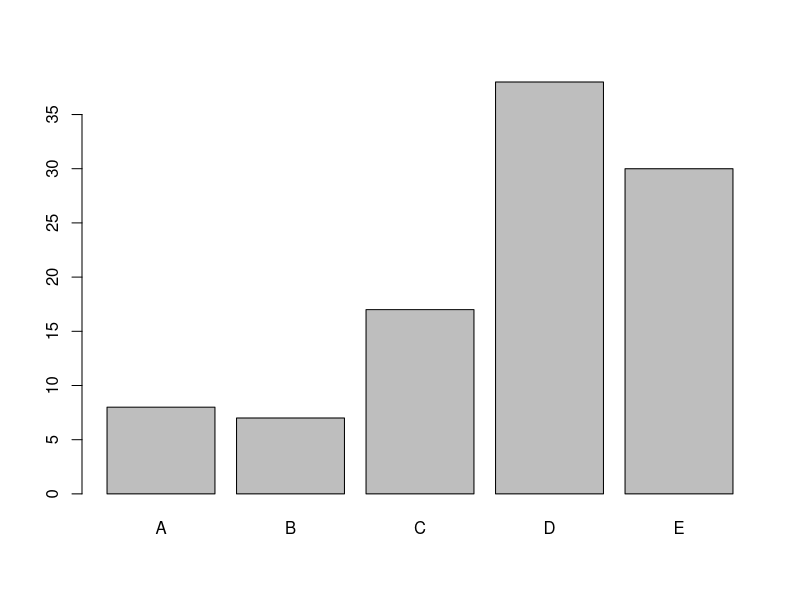
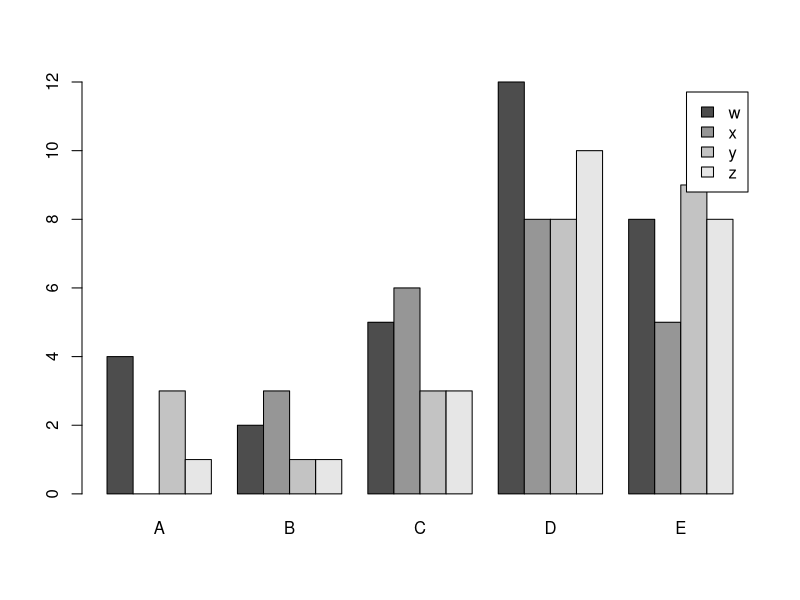
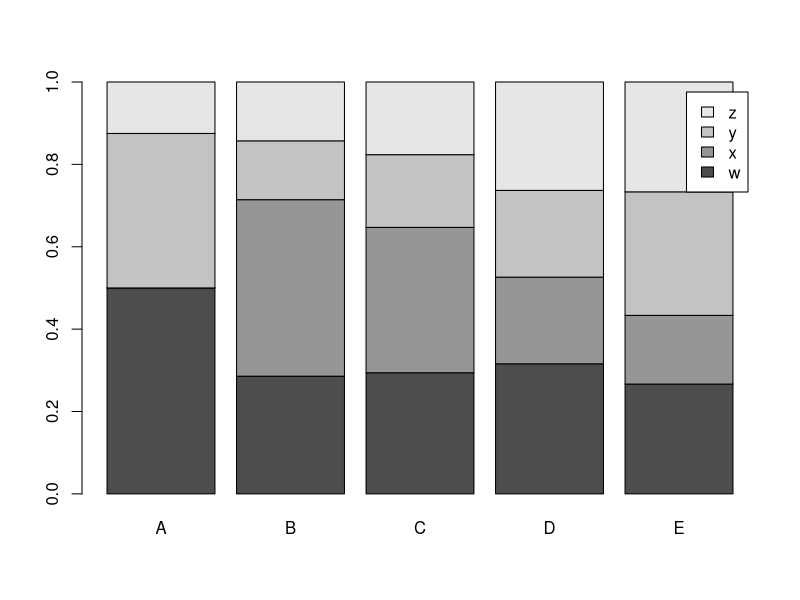
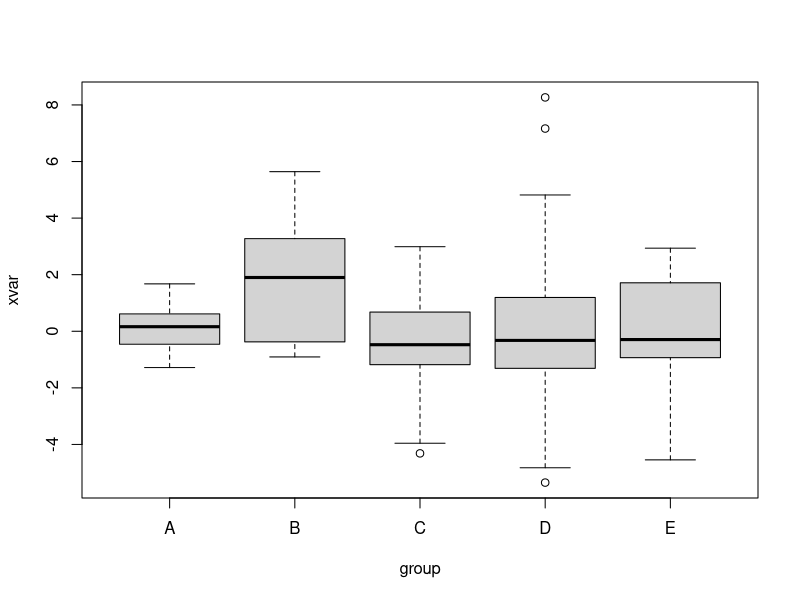
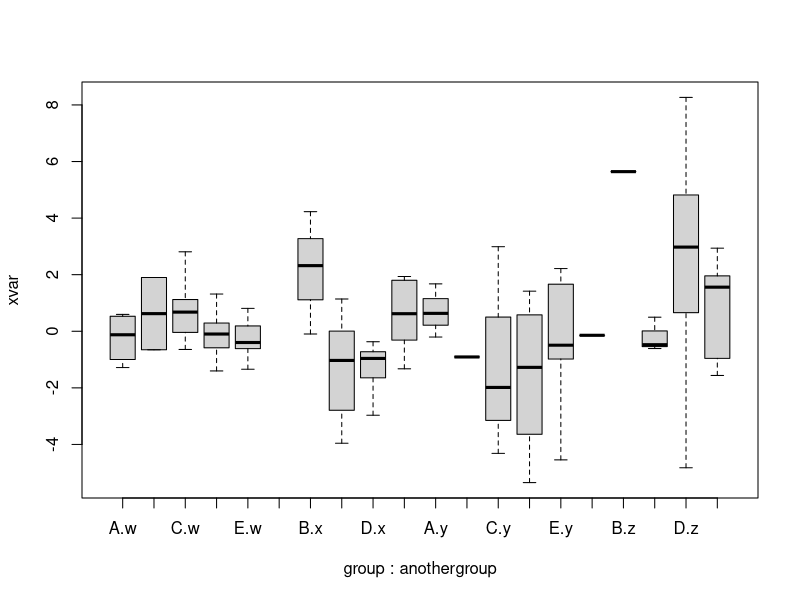
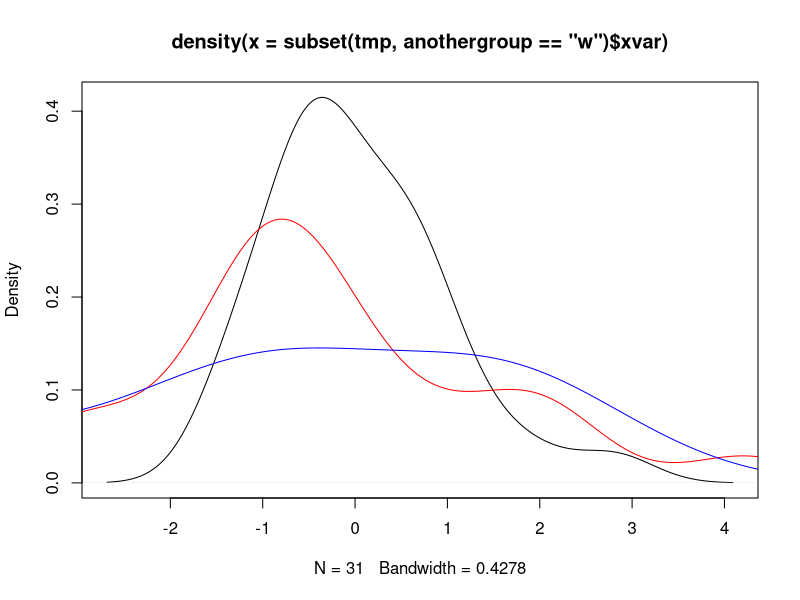
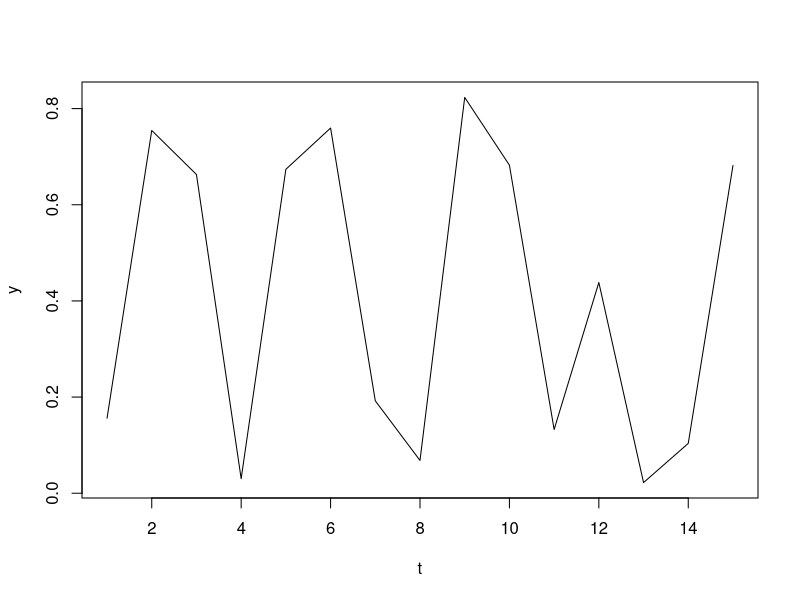
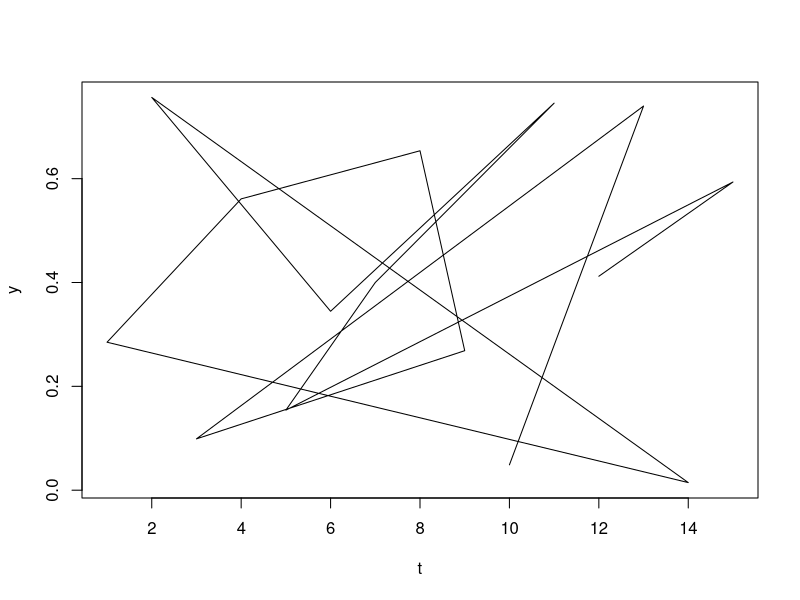

Write the R code that produced these figures, in order. (Note: this script raises an error after producing the figures.)
#Lecture 6: Graphs. Fitting simple models

#Quick review of typical graph types

#Simple frequencies by group: barplot
tmp<-data.frame(group=factor(sample(LETTERS[1:5],100,replace=TRUE,prob = c(1,1,2,3,4))))
barplot(xtabs(~group,tmp))

#Cross tabulations of frequencies by two groupings:
#stacked or grouped barplots
tmp$anothergroup<-factor(sample(letters[23:26],100,replace=TRUE))
barplot(xtabs(~anothergroup+group,tmp),beside=TRUE,legend=TRUE)
#possibly as proportions:
barplot(prop.table(xtabs(~anothergroup+group,tmp),2),legend=TRUE)
#proportions maybe as pie charts as well. maybe.

#Continuous variable by group: 
tmp$xvar<-with(tmp,rnorm(100,sd=(1:4)[anothergroup]))
#boxplots, if you are interested in mean differences, analysis of variance style
boxplot(xvar~group,tmp)
boxplot(xvar~group+anothergroup,tmp)
#density function estimates, if you are interested in the shape of the distributions
plot(density(subset(tmp,anothergroup=="w")$xvar))
#to draw multiple density functions on the same graph, you have to add the later ones
#using 'lines' one by one, but at least the object is suitable for that without
#further tweaks:
lines(density(subset(tmp,anothergroup=="x")$xvar),col="red")
lines(density(subset(tmp,anothergroup=="y")$xvar),col="blue")
#and here we start seeing that some things are not too simple to do

#Time series, growth curves; continuous variable by time (or time-like variable)
#(Note that there is an actual time series object available.)
#Line graphs: this was actually already seen in the last lecture, just making a point here:
tmp2<-data.frame(y=runif(15),t=1:15)
plot(y~t,tmp2,type="l") #fine
tmp2<-data.frame(y=runif(15),t=sample(15))
plot(y~t,tmp2,type="l") #NOT fine!
#The fact that you have to manually order the values is annoying and/or oldfashioned

#Continuous variable by another continuous variable:
tmp$yvar<-1+2*tmp$xvar+rnorm(100,sd=2)
#scatterplot
plot(yvar~xvar,tmp)
#coloring & symbols by groups:
plot(yvar~xvar,tmp,col=group,pch=(1:4)[anothergroup])
#or you might want or need to do it group by group:
plot(yvar~xvar,tmp,type="n") #no points are actually plotted, but this is a handy
#way to get suitable axis limits automatically
points(yvar~xvar,tmp,subset=group=="A",col="black",pch=16)
points(yvar~xvar,tmp,subset=group=="B",col="blue",pch=17,cex=3)
#etc


#simple R plots are fine for quick graphing end exploring.
#With anything more complicated ggplot will soon be a far better approach

#library(ggplot2)

mt<-read.csv("monthtemps.csv") #the aggregate data from last lecture
mt<-mt[sample(nrow(mt)),] #make sure it's unordered
mt$NNf<-factor(mt$NordklimNumber)

#scatterplot:
ggplot(mt)+geom_point(aes(x = month,y=tempmean))

#scatterplot with groups shown
ggplot(mt)+geom_point(aes(x = month,y=tempmean,col=NNf))
#note that here "col=factor" is not literal as it is with R plots!

ggplot(mt)+geom_line(aes(x = month,y=tempmean,col=factor(NordklimNumber)))
#"make lines of this variable by that, groups differentiated by color" 
#(this shows the power of the 'grammar of graphics' approach!)

#each curve in its own plot
ggplot(mt)+geom_line(aes(x=month,y=tempmean))+facet_wrap(~NNf)


#Fitting linear models:
#minimal example: you name the response and a continuous explaining variable, 
#you get the intercept and the coefficient for the explaining variable
lm(yvar~xvar,tmp)
#A bit more:
fit<-lm(yvar~xvar,tmp)
summary(fit) #significance tests for the coefficients, R-squared, F-test
#note the similarity between the scatterplot and lm syntax:
plot(yvar~xvar,tmp)
#adding the fitted line:
abline(fit)

#the same graph with ggplot:
ggplot(tmp,aes(xvar,yvar))+geom_point()+stat_smooth(method="lm")
#separate model for each group:
ggplot(tmp,aes(xvar,yvar))+geom_point()+stat_smooth(method="lm")+facet_wrap(~group)

#a factor instead of a continuous variable as explaining variable:
fit<-lm(yvar~group,tmp)
summary(fit) #t-tests for each level coefficient (H0: same mean as base level group)
anova(fit)       

#main effects of a factor and a continuous variable:
summary(lm(yvar~group+xvar,tmp))
#each group has its own intercept

#all main effects and interactions:
summary(lm(yvar~group*xvar,tmp))
#each group has its own intercept and coefficient
#equal to:
summary(lm(yvar~group+xvar+group:xvar,tmp))
       
#common intercept, different coefficients:
summary(lm(yvar~xvar+group:xvar,tmp))

#more complicated regression models: nls for nonlinear least squares,
#glm for generalized linear models, nlme for linear & nonlinear mixed effects